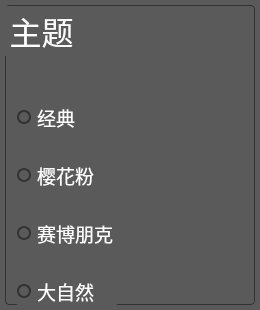
                   <widget class="QWidget" name="page_theme">
                    <property name="styleSheet">
                     <string notr="true">background:rgb(91,90,90);</string>
                    </property>
                    <layout class="QGridLayout" name="gridLayout_5">
                     <property name="leftMargin">
                      <number>5</number>
                     </property>
                     <property name="topMargin">
                      <number>5</number>
                     </property>
                     <property name="rightMargin">
                      <number>5</number>
                     </property>
                     <property name="bottomMargin">
                      <number>5</number>
                     </property>
                     <property name="spacing">
                      <number>5</number>
                     </property>
                     <item row="0" column="0">
                      <widget class="QGroupBox" name="themes">
                       <property name="minimumSize">
                        <size>
                         <width>250</width>
                         <height>300</height>
                        </size>
                       </property>
                       <property name="maximumSize">
                        <size>
                         <width>10000</width>
                         <height>10000</height>
                        </size>
                       </property>
                       <property name="sizeIncrement">
                        <size>
                         <width>0</width>
                         <height>0</height>
                        </size>
                       </property>
                       <property name="font">
                        <font>
                         <family>黑体</family>
                         <pointsize>24</pointsize>
                        </font>
                       </property>
                       <property name="styleSheet">
                        <string notr="true">QGroupBox{
	border:1px solid rgb(51,51,51);	
	border-radius:4px;
	color:white;
	background:rgb(91,90,90);
}
</string>
                       </property>
                       <property name="title">
                        <string>主题</string>
                       </property>
                       <property name="alignment">
                        <set>Qt::AlignLeading|Qt::AlignLeft|Qt::AlignVCenter</set>
                       </property>
                       <property name="flat">
                        <bool>false</bool>
                       </property>
                       <property name="checkable">
                        <bool>false</bool>
                       </property>
                       <layout class="QVBoxLayout" name="verticalLayout_12">
                        <item>
                         <widget class="QRadioButton" name="theme1">
                          <property name="minimumSize">
                           <size>
                            <width>0</width>
                            <height>50</height>
                           </size>
                          </property>
                          <property name="maximumSize">
                           <size>
                            <width>100</width>
                            <height>0</height>
                           </size>
                          </property>
                          <property name="font">
                           <font>
                            <family>黑体</family>
                            <pointsize>14</pointsize>
                           </font>
                          </property>
                          <property name="styleSheet">
                           <string notr="true">QRadioButton {
	background:rgb(91,90,90);
    color:white;
}
QRadioButton::indicator {
    width:10px;
    height:10px;
    border-radius: 7px;
}
QRadioButton::indicator:checked {
    background-color:rgb(0,143,170);
    border: 2px solid rgb(51,51,51);
}

QRadioButton::indicator:unchecked {
    background-color:rgb(91,90,90);
    border:2px solid rgb(51,51,51);
}</string>
                          </property>
                          <property name="text">
                           <string>经典</string>
                          </property>
                          <property name="autoRepeat">
                           <bool>false</bool>
                          </property>
                          <property name="autoExclusive">
                           <bool>true</bool>
                          </property>
                         </widget>
                        </item>
                        <item>
                         <widget class="QRadioButton" name="theme2">
                          <property name="minimumSize">
                           <size>
                            <width>0</width>
                            <height>50</height>
                           </size>
                          </property>
                          <property name="maximumSize">
                           <size>
                            <width>100</width>
                            <height>0</height>
                           </size>
                          </property>
                          <property name="font">
                           <font>
                            <family>黑体</family>
                            <pointsize>14</pointsize>
                           </font>
                          </property>
                          <property name="styleSheet">
                           <string notr="true">QRadioButton {
	background:rgb(91,90,90);
    color:white;
}
QRadioButton::indicator {
    width:10px;
    height:10px;
    border-radius: 7px;
}
QRadioButton::indicator:checked {
    background-color:rgb(0,143,170);
    border: 2px solid rgb(51,51,51);
}

QRadioButton::indicator:unchecked {
    background-color:rgb(91,90,90);
    border:2px solid rgb(51,51,51);
}</string>
                          </property>
                          <property name="text">
                           <string>樱花粉</string>
                          </property>
                          <property name="autoExclusive">
                           <bool>true</bool>
                          </property>
                         </widget>
                        </item>
                        <item>
                         <widget class="QRadioButton" name="theme3">
                          <property name="minimumSize">
                           <size>
                            <width>0</width>
                            <height>50</height>
                           </size>
                          </property>
                          <property name="maximumSize">
                           <size>
                            <width>110</width>
                            <height>0</height>
                           </size>
                          </property>
                          <property name="font">
                           <font>
                            <family>黑体</family>
                            <pointsize>14</pointsize>
                           </font>
                          </property>
                          <property name="styleSheet">
                           <string notr="true">QRadioButton {
	background:rgb(91,90,90);
    color:white;
}
QRadioButton::indicator {
    width:10px;
    height:10px;
    border-radius: 7px;
}
QRadioButton::indicator:checked {
    background-color:rgb(0,143,170);
    border: 2px solid rgb(51,51,51);
}

QRadioButton::indicator:unchecked {
    background-color:rgb(91,90,90);
    border:2px solid rgb(51,51,51);
}</string>
                          </property>
                          <property name="text">
                           <string>赛博朋克</string>
                          </property>
                          <property name="autoExclusive">
                           <bool>true</bool>
                          </property>
                         </widget>
                        </item>
                        <item>
                         <widget class="QRadioButton" name="theme4">
                          <property name="minimumSize">
                           <size>
                            <width>0</width>
                            <height>50</height>
                           </size>
                          </property>
                          <property name="maximumSize">
                           <size>
                            <width>100</width>
                            <height>0</height>
                           </size>
                          </property>
                          <property name="font">
                           <font>
                            <family>黑体</family>
                            <pointsize>14</pointsize>
                           </font>
                          </property>
                          <property name="styleSheet">
                           <string notr="true">QRadioButton {
	background:rgb(91,90,90);
    color:white;
}
QRadioButton::indicator {
    width:10px;
    height:10px;
    border-radius: 7px;
}
QRadioButton::indicator:checked {
    background-color:rgb(0,143,170);
    border: 2px solid rgb(51,51,51);
}

QRadioButton::indicator:unchecked {
    background-color:rgb(91,90,90);
    border:2px solid rgb(51,51,51);
}</string>
                          </property>
                          <property name="text">
                           <string>大自然</string>
                          </property>
                          <property name="autoExclusive">
                           <bool>true</bool>
                          </property>
                         </widget>
                        </item>
                       </layout>
                      </widget>
                     </item>
                    </layout>
                   </widget>
